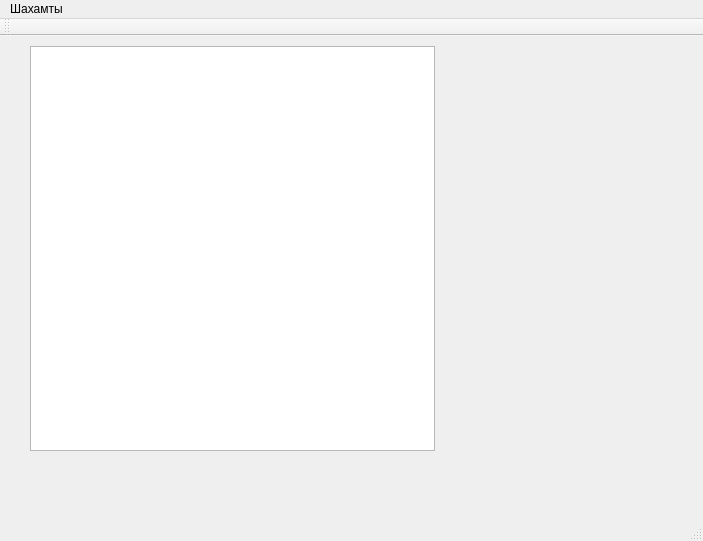
<?xml version="1.0" encoding="UTF-8"?>
<ui version="4.0">
 <class>MainWindow</class>
 <widget class="QMainWindow" name="MainWindow">
  <property name="geometry">
   <rect>
    <x>0</x>
    <y>0</y>
    <width>703</width>
    <height>541</height>
   </rect>
  </property>
  <property name="windowTitle">
   <string>MainWindow</string>
  </property>
  <property name="iconSize">
   <size>
    <width>14</width>
    <height>14</height>
   </size>
  </property>
  <widget class="QWidget" name="centralWidget">
   <widget class="QGraphicsView" name="gView">
    <property name="geometry">
     <rect>
      <x>30</x>
      <y>10</y>
      <width>405</width>
      <height>405</height>
     </rect>
    </property>
   </widget>
   <widget class="QWidget" name="">
    <property name="geometry">
     <rect>
      <x>50</x>
      <y>420</y>
      <width>411</width>
      <height>16</height>
     </rect>
    </property>
    <layout class="QHBoxLayout" name="horizontalLayout">
     <item>
      <widget class="QLabel" name="label">
       <property name="text">
        <string>a</string>
       </property>
      </widget>
     </item>
     <item>
      <widget class="QLabel" name="label_2">
       <property name="text">
        <string>b</string>
       </property>
      </widget>
     </item>
     <item>
      <widget class="QLabel" name="label_3">
       <property name="text">
        <string>c</string>
       </property>
      </widget>
     </item>
     <item>
      <widget class="QLabel" name="label_4">
       <property name="text">
        <string>d</string>
       </property>
      </widget>
     </item>
     <item>
      <widget class="QLabel" name="label_5">
       <property name="text">
        <string>e</string>
       </property>
      </widget>
     </item>
     <item>
      <widget class="QLabel" name="label_6">
       <property name="text">
        <string>f</string>
       </property>
      </widget>
     </item>
     <item>
      <widget class="QLabel" name="label_7">
       <property name="text">
        <string>g</string>
       </property>
      </widget>
     </item>
     <item>
      <widget class="QLabel" name="label_8">
       <property name="text">
        <string>h</string>
       </property>
      </widget>
     </item>
    </layout>
   </widget>
   <widget class="QWidget" name="">
    <property name="geometry">
     <rect>
      <x>10</x>
      <y>10</y>
      <width>16</width>
      <height>401</height>
     </rect>
    </property>
    <layout class="QVBoxLayout" name="verticalLayout">
     <item>
      <widget class="QLabel" name="label_9">
       <property name="text">
        <string>1</string>
       </property>
      </widget>
     </item>
     <item>
      <widget class="QLabel" name="label_10">
       <property name="text">
        <string>2</string>
       </property>
      </widget>
     </item>
     <item>
      <widget class="QLabel" name="label_11">
       <property name="text">
        <string>3</string>
       </property>
      </widget>
     </item>
     <item>
      <widget class="QLabel" name="label_12">
       <property name="text">
        <string>4</string>
       </property>
      </widget>
     </item>
     <item>
      <widget class="QLabel" name="label_13">
       <property name="text">
        <string>5</string>
       </property>
      </widget>
     </item>
     <item>
      <widget class="QLabel" name="label_14">
       <property name="text">
        <string>6</string>
       </property>
      </widget>
     </item>
     <item>
      <widget class="QLabel" name="label_15">
       <property name="text">
        <string>7</string>
       </property>
      </widget>
     </item>
     <item>
      <widget class="QLabel" name="label_16">
       <property name="text">
        <string>8</string>
       </property>
      </widget>
     </item>
    </layout>
   </widget>
  </widget>
  <widget class="QMenuBar" name="menuBar">
   <property name="geometry">
    <rect>
     <x>0</x>
     <y>0</y>
     <width>703</width>
     <height>20</height>
    </rect>
   </property>
   <widget class="QMenu" name="menu">
    <property name="title">
     <string>Шахамты</string>
    </property>
   </widget>
   <addaction name="menu"/>
  </widget>
  <widget class="QToolBar" name="mainToolBar">
   <attribute name="toolBarArea">
    <enum>TopToolBarArea</enum>
   </attribute>
   <attribute name="toolBarBreak">
    <bool>false</bool>
   </attribute>
  </widget>
  <widget class="QStatusBar" name="statusBar"/>
 </widget>
 <layoutdefault spacing="6" margin="11"/>
 <resources/>
 <connections/>
</ui>
